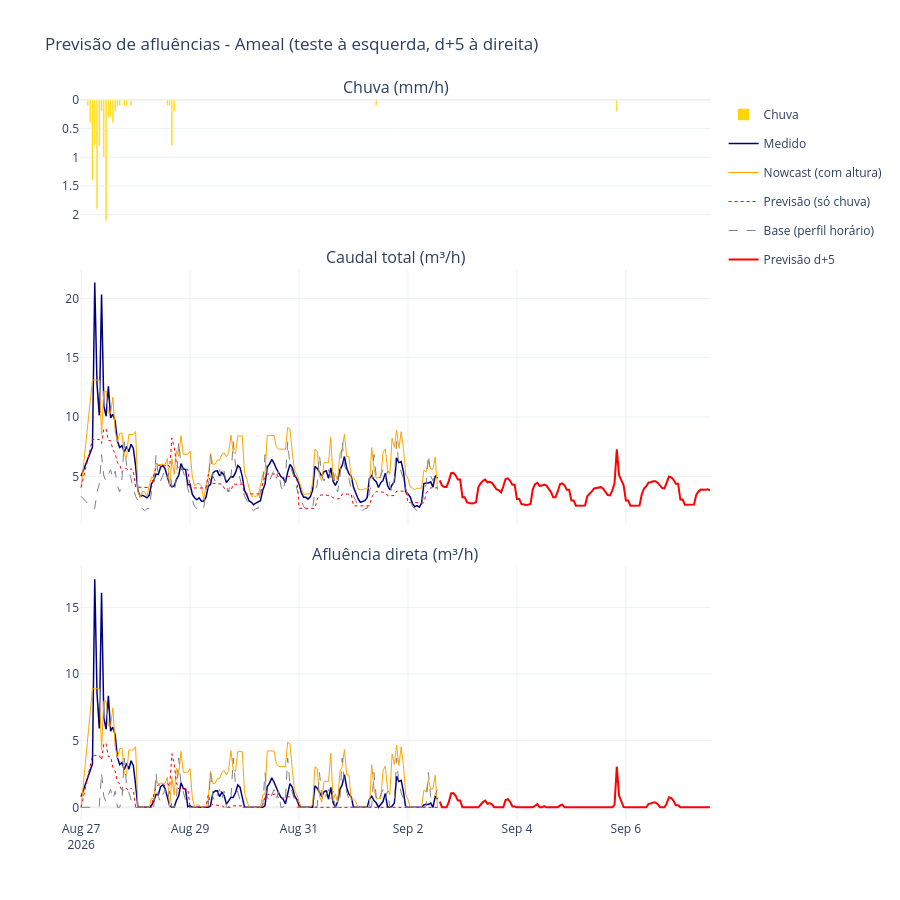
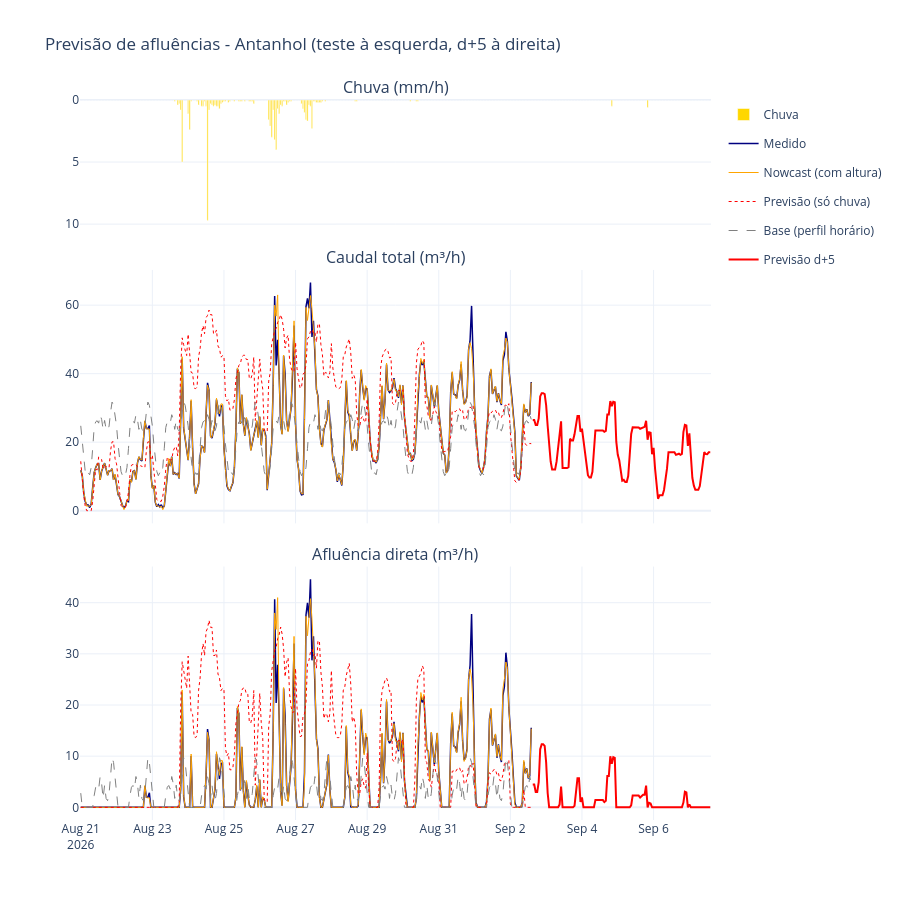

Notebook cell for these charts, in order:
### Code cell
for estacao in STATIONS:
    result = run_station(estacao)
    print(result["veredito"])
    print(result["html"])
    result["figura"].show()
